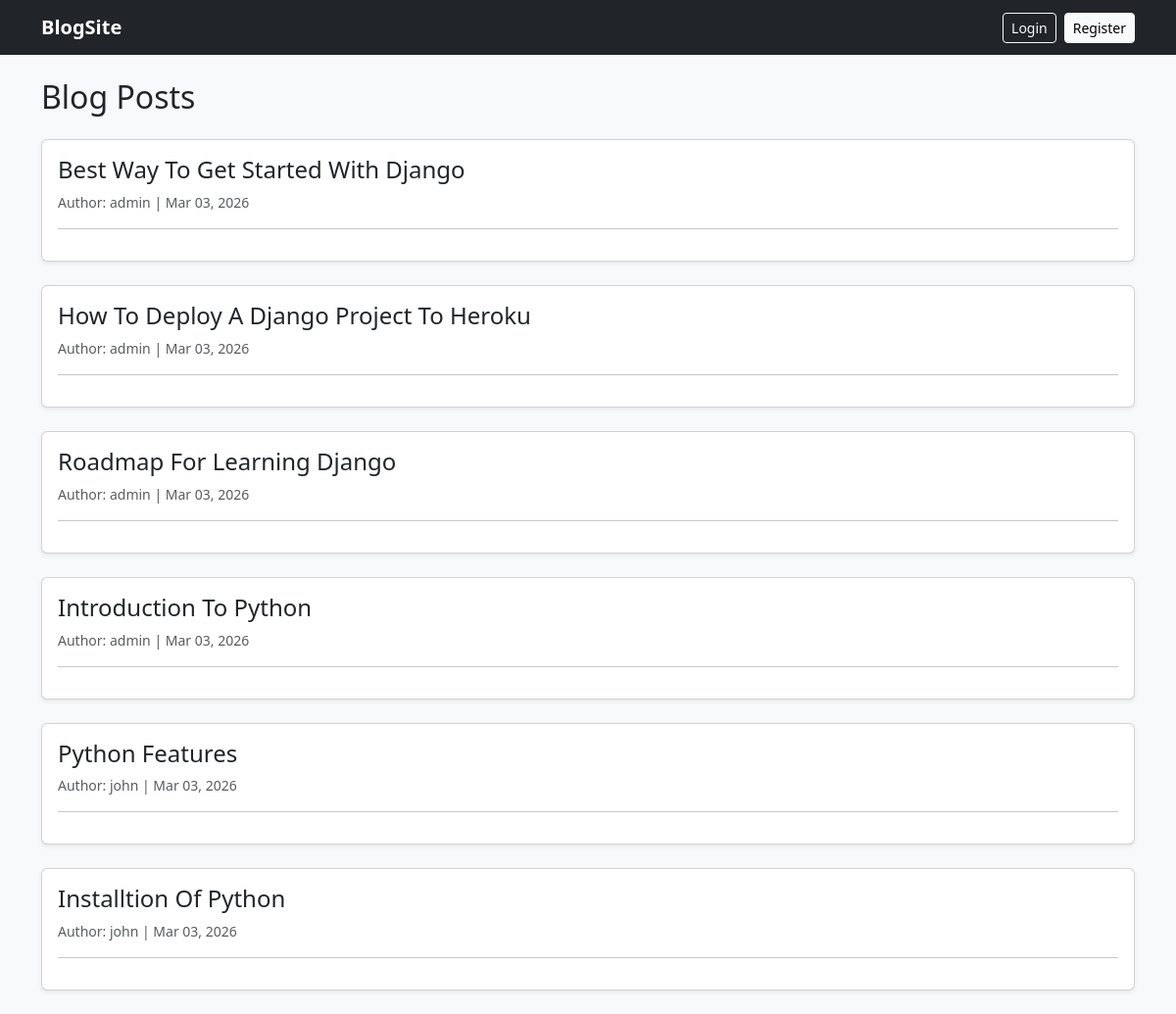
The app's page /, older data.
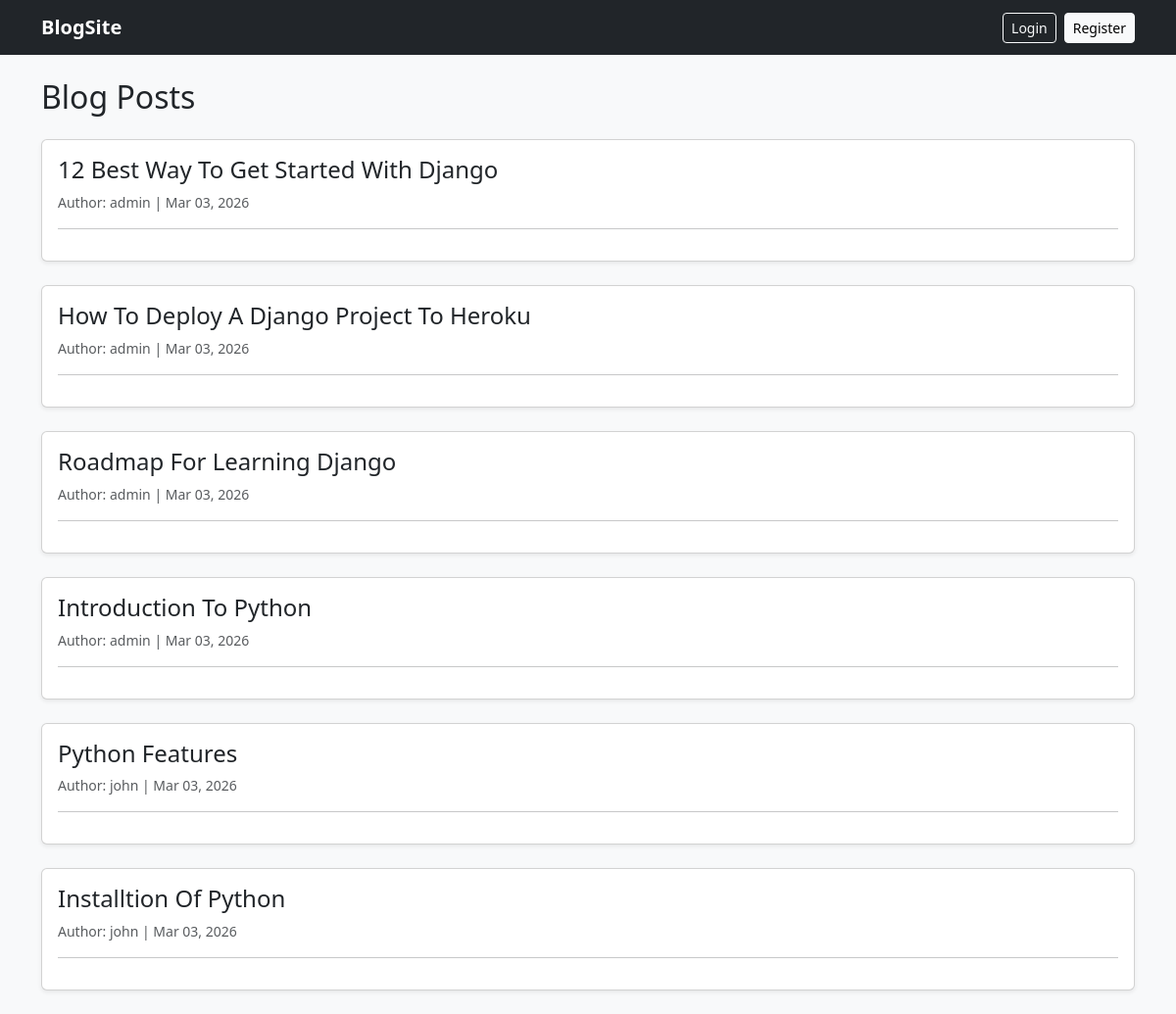
The same page, newer data.
### blog/models.py (models this page shows, shortened)
class Post(models.Model):
    title = models.CharField(max_length=40)
    content = models.CharField(max_length=10000)
    author = models.ForeignKey(User, on_delete=models.CASCADE, null=True, blank=True)
    created_at = models.DateTimeField(auto_now_add=True)
    published = models.BooleanField(default=False)

### blog/views.py (the view)
# urls.py: path('',views.post_list,name='post_list'),
def post_list(request):
    posts = Post.objects.filter(published=True)
    return render(request,'blog/post_list.html',{'posts':posts})

### blog/templates/blog/post_list.html (shortened to what this page needs)
{% extends 'blog/base.html' %}
{% block content %}
<h2 class="mb-4">Blog Posts</h2>
{% for post in posts %}
<div class="card mb-4 shadow-sm">
    <div class="card-body">
        <h4 class="card-title">
            <a href="{% url 'post_detail' post.id %}"
                class="text-decoration-none text-dark">
                {{ post.title }}
            </a>
        </h4>
        <p class="text-muted small">
            Author: {{ post.author.username }} |
            {{ post.created_at|date:"M d, Y" }}
        </p>
        <hr>
    </div>
</div>
{% empty %}
<div class="alert alert-info">
    No posts available.
</div>
{% endfor %}
{% endblock %}

### blog/templates/blog/base.html (shortened to what this page needs)
<!DOCTYPE html>
<html>
<head>
    <link href="https://cdn.jsdelivr.net/npm/bootstrap@5.3.2/dist/css/bootstrap.min.css" rel="stylesheet">
</head>
<body class="bg-light">
<nav class="navbar navbar-expand-lg navbar-dark bg-dark">
    <div class="container">
        <a class="navbar-brand fw-bold" href="{% url 'post_list' %}">
            BlogSite
        </a>
        <div class="d-flex align-items-center">
            {% if user.is_authenticated %}
                <span class="text-white me-3">
                    Hello {{ user.username }}
                </span>
                <a href="{% url 'create_post' %}" class="btn btn-outline-light btn-sm me-2">
                    New Post
                </a>
                <form method="post" action="{% url 'logout' %}" class="d-inline">
                    {% csrf_token %}
                    <button type="submit" class="btn btn-light btn-sm">
                        Logout
                    </button>
                </form>
            {% else %}
                <a href="{% url 'login' %}" class="btn btn-outline-light btn-sm me-2">
                    Login
                </a>
                <a href="{% url 'register' %}" class="btn btn-light btn-sm">
                    Register
                </a>
            {% endif %}
        </div>
    </div>
</nav>
<div class="container mt-4">
    {% block content %}
    {% endblock %}
</div>
</body>
</html>

Row changes from the older to the newer data that the page shows:
changed Post: title "Best Way To Get Started With Django" → "12 Best Way To Get Started With Django"
